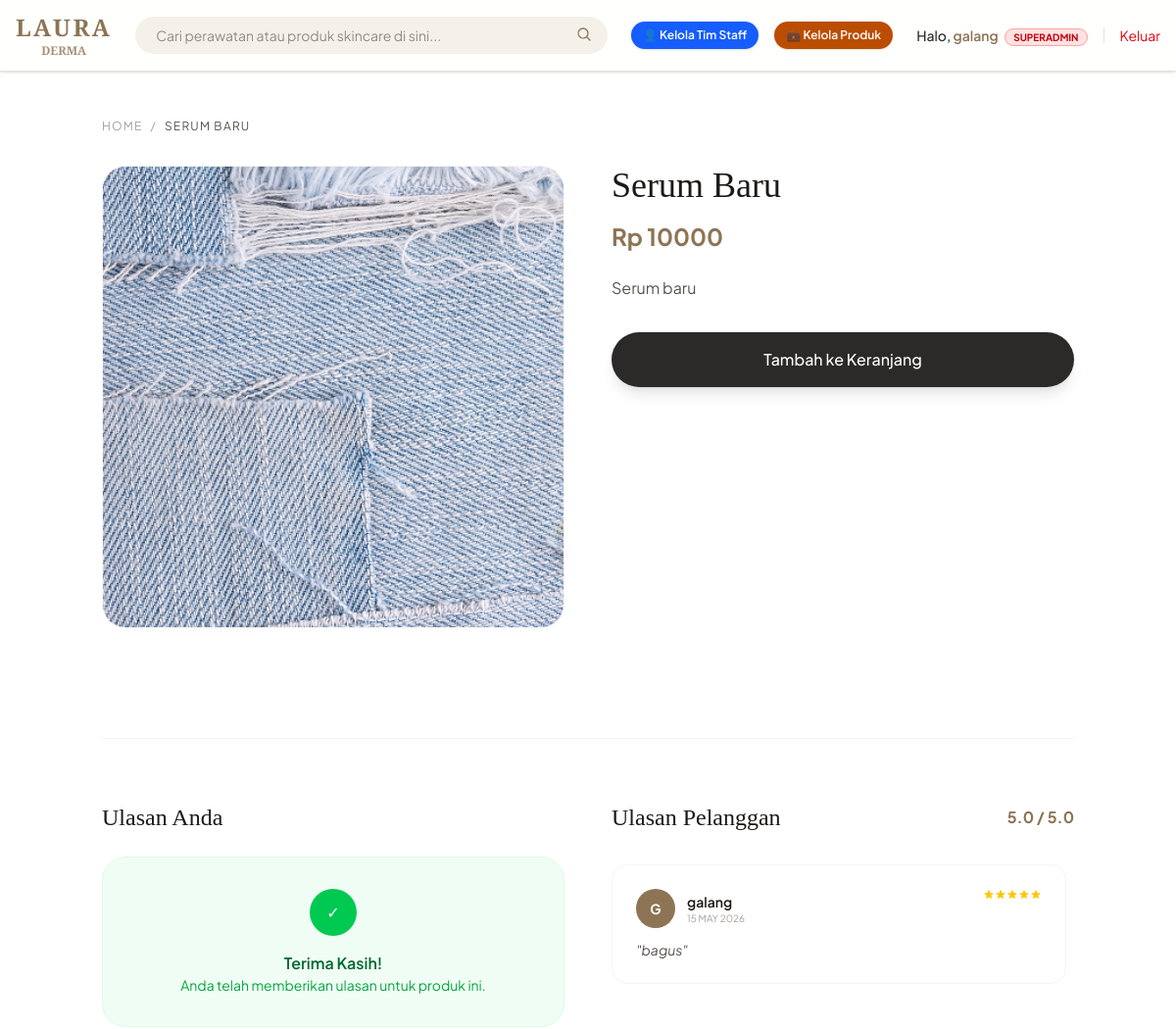
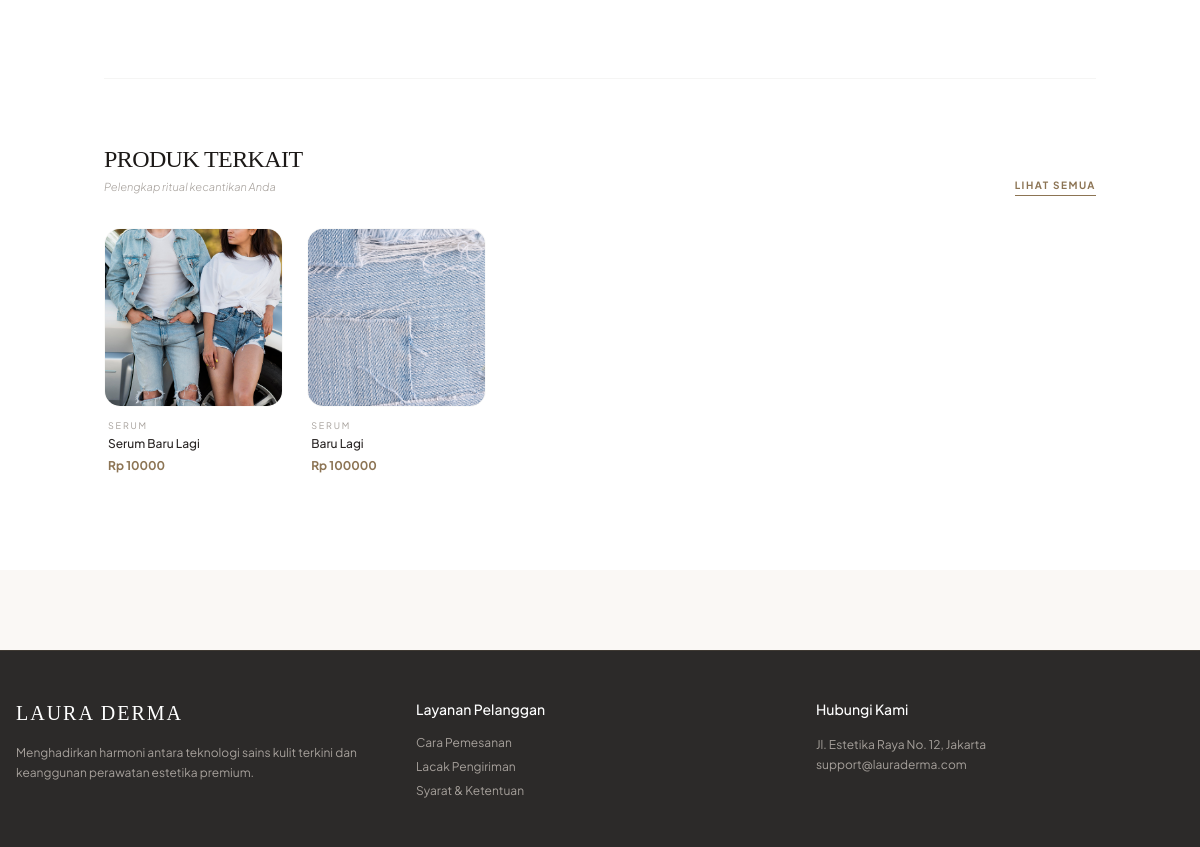
/produk/1/ (signed in), run on the app's committed database (2 pictures, top to bottom).
### toko/models.py (models this page shows, shortened)
class Produk(models.Model):
    kategori = models.ForeignKey(Kategori, on_delete=models.SET_NULL, null=True, blank=True, related_name='produk')
    nama = models.CharField(max_length=200)
    slug = models.SlugField(unique=True, max_length=250)
    gambar = models.ImageField(upload_to='produk/thumbnails/', blank=True, null=True)
    deskripsi = models.TextField(blank=True, null=True)
    harga = models.IntegerField()  # Menggunakan integer agar pas untuk mata uang Rupiah
    stok = models.IntegerField(default=0)
    is_flash_sale = models.BooleanField(default=False) # Penanda untuk masuk bagian diskon
    dibuat_pada = models.DateTimeField(auto_now_add=True)
    class Meta:
        verbose_name_plural = "Produk"

class Review(models.Model):
    produk = models.ForeignKey(Produk, on_delete=models.CASCADE, related_name='reviews')
    user = models.ForeignKey(User, on_delete=models.CASCADE)
    rating = models.IntegerField(default=5) # 1 sampai 5
    komentar = models.TextField()
    tanggal = models.DateTimeField(auto_now_add=True)

class Kategori(models.Model):
    nama = models.CharField(max_length=100)
    slug = models.SlugField(unique=True, max_length=150)
    class Meta:
        verbose_name_plural = "Kategori" # Agar di halaman admin tulisannya rapi

### toko/views.py (the view)
# urls.py: path('produk/<int:id>/', detail_produk, name='detail_produk'),
def detail_produk(request, id):
    produk = get_object_or_404(Produk, id=id)
    produk_terkait = Produk.objects.filter(kategori=produk.kategori).exclude(id=id)[:4]
    is_wishlisted = False
    is_liked = False
    reviews = produk.reviews.all().order_by('-tanggal')
    rata_rata_rating = reviews.aggregate(Avg('rating'))['rating__avg'] or 0
    user_sudah_review = False
    if request.user.is_authenticated:
        is_wishlisted = Wishlist.objects.filter(user=request.user, produk=produk).exists()
        is_liked = Like.objects.filter(user=request.user, produk=produk).exists()
        user_sudah_review = Review.objects.filter(produk=produk, user=request.user).exists()
    context = {
        'produk': produk,
        'produk_terkait': produk_terkait,
        'reviews': reviews,
        'is_wishlisted': is_wishlisted,
        'is_liked': is_liked,
        'rata_rata_rating': round(rata_rata_rating, 1),
        'jumlah_review': reviews.count(),
        'user_sudah_review': user_sudah_review,
    }
    return render(request, 'detail_produk.html', context)

### toko/context_processors.py (called while the page is built)
def wishlist_count(request):
    if request.user.is_authenticated:
        count = Wishlist.objects.filter(user=request.user).count()
    else:
        count = 0
    return {'wish_count': count}

### templates/detail_produk.html (shortened to what this page needs)
{% extends 'base.html' %}
{% block content %}
<section class="py-12 bg-white">
    <div class="container mx-auto px-4">
        <nav class="flex mb-8 text-xs text-stone-400 uppercase tracking-widest">
            <a href="{% url 'home' %}" class="hover:text-[#8C7454]">Home</a>
            <span class="mx-2">/</span>
            <span class="text-stone-600">{{ produk.nama }}</span>
        </nav>
        <div class="flex flex-col lg:flex-row gap-12">
            <div class="lg:w-1/2">
                <div class="sticky top-24">
                    <div class="aspect-square rounded-3xl overflow-hidden bg-[#F4F1EA] mb-4 border border-stone-100">
                        {% if produk.gambar %}
                            <img id="main-image" src="{{ produk.gambar.url }}" class="w-full h-full object-cover transition-opacity duration-300">
                        {% endif %}
                    </div>
                </div>
            </div>
            <div class="lg:w-1/2">
                <h1 class="text-4xl font-serif text-stone-900 mb-4">{{ produk.nama }}</h1>
                <p class="text-2xl font-bold text-[#8C7454] mb-6">Rp {{ produk.harga }}</p>
                <div class="text-stone-600 leading-relaxed mb-8 prose prose-sm">
                    {{ produk.deskripsi|linebreaks }}
                </div>
                <div class="flex gap-4 mb-10">
                    <button class="flex-1 bg-[#2C2A29] text-white py-4 rounded-full font-medium hover:bg-[#8C7454] transition-all shadow-lg">
                        Tambah ke Keranjang
                    </button>
                </div>
            </div>
        </div>
        <section class="mt-24 border-t border-stone-100 pt-16">
            <div class="flex flex-col lg:flex-row justify-between gap-12">
                <div class="w-full lg:w-1/2">
                    <h3 class="text-2xl font-serif text-stone-900 mb-6">Ulasan Anda</h3>
                    <div id="review-section-wrapper">
                        {% if user.is_authenticated %}
                            {% if user_sudah_review %}
                                <div class="p-8 bg-green-50 rounded-3xl border border-green-100 text-center">
                                    <div class="w-12 h-12 bg-green-500 rounded-full flex items-center justify-center mx-auto mb-4 text-white">✓</div>
                                    <h4 class="text-green-800 font-semibold">Terima Kasih!</h4>
                                    <p class="text-green-600 text-sm">Anda telah memberikan ulasan untuk produk ini.</p>
                                </div>
                            {% endif %}
                        {% else %}
                            <div class="p-8 bg-stone-50 rounded-3xl border border-dashed text-center">
                                <p class="text-sm text-stone-500">Silakan <a href="{% url 'login' %}" class="text-[#8C7454] underline font-bold">Login</a> untuk memberikan ulasan.</p>
                            </div>
                        {% endif %}
                    </div>
                </div>
                <div class="w-full lg:w-1/2">
                    <div class="flex items-center justify-between mb-8">
                        <h3 class="text-2xl font-serif text-stone-900">Ulasan Pelanggan</h3>
                        <span class="text-[#8C7454] font-bold">{{ rata_rata_rating|default:"0" }} / 5.0</span>
                    </div>
                    <div id="reviewContainer" class="space-y-6 max-h-[500px] overflow-y-auto pr-2 scrollbar-thin">
                        {% for review in reviews %}
                        <div class="bg-white border border-stone-100 p-6 rounded-2xl">
                            <div class="flex justify-between items-start mb-3">
                                <div class="flex items-center gap-3">
                                    <div class="w-10 h-10 rounded-full bg-[#8C7454] flex items-center justify-center text-white font-bold text-sm">
                                        {{ review.user.username|slice:":1"|upper }}
                                    </div>
                                    <div>
                                        <p class="font-semibold text-stone-900 text-sm">{{ review.user.username }}</p>
                                        <p class="text-[10px] text-stone-400 uppercase">{{ review.tanggal|date:"d M Y" }}</p>
                                    </div>
                                </div>
                                <div class="flex text-yellow-400">
                                    {% for i in "12345" %}
                                    <svg class="w-3 h-3 {% if forloop.counter <= review.rating %}fill-current{% else %}text-stone-200{% endif %}" viewBox="0 0 20 20"><path d="M9.049 2.927c.3-.921 1.603-.921 1.902 0l1.07 3.292a1 1 0 00.95.69h3.462c.969 0 1.371 1.24.588 1.81l-2.8 2.034a1 1 0 00-.364 1.118l1.07 3.292c.3.921-.755 1.688-1.54 1.118l-2.8-2.034a1 1 0 00-1.175 0l-2.8 2.034c-.784.57-1.838-.197-1.539-1.118l1.07-3.292a1 1 0 00-.364-1.118L2.98 8.72c-.783-.57-.38-1.81.588-1.81h3.461a1 1 0 00.951-.69l1.07-3.292z" /></svg>
                                    {% endfor %}
                                </div>
                            </div>
                            <p class="text-stone-600 text-sm italic">"{{ review.komentar }}"</p>
                        </div>
                        {% empty %}
                        <p id="no-review" class="text-stone-400 italic text-center py-10">Belum ada ulasan.</p>
                        {% endfor %}
                    </div>
                </div>
            </div>
        </section>
    </div>
    {% if produk_terkait %}
        <div class="container mx-auto px-4">
            <div class="mt-20 border-t border-stone-100 pt-16 pb-12">
                <div class="flex items-end justify-between mb-8">
                    <div>
                        <h2 class="text-xl md:text-2xl font-serif text-stone-900 uppercase tracking-tight">Produk Terkait</h2>
                        <p class="text-stone-400 text-[11px] mt-1 font-light italic">Pelengkap ritual kecantikan Anda</p>
                    </div>
                    <a href="{% url 'home' %}" class="text-[10px] font-bold uppercase tracking-[0.15em] text-[#8C7454] border-b border-[#8C7454] pb-0.5 hover:text-[#735F43] transition-colors">
                        Lihat Semua
                    </a>
                </div>
                <div class="grid grid-cols-2 sm:grid-cols-3 md:grid-cols-4 lg:grid-cols-5 gap-6">
                    {% for p in produk_terkait %}
                    <div class="group">
                        <div class="relative aspect-square rounded-2xl overflow-hidden bg-[#FAF8F5] mb-3 border border-stone-50 transition-all duration-300 group-hover:shadow-md">
                        </div>
                        <div class="px-1">
                            <p class="text-[9px] text-stone-400 uppercase tracking-[0.2em] mb-1">{{ p.kategori.nama }}</p>
                            <a href="{% url 'detail_produk' p.id %}">
                                <h4 class="text-xs font-medium text-stone-800 group-hover:text-[#8C7454] transition-colors line-clamp-1">
                                    {{ p.nama }}
                                </h4>
                            </a>
                            <p class="text-[#8C7454] text-xs font-bold mt-1.5">Rp {{ p.harga }}</p>
                        </div>
                    </div>
                    {% endfor %}
                </div>
            </div>
        </div>
    {% endif %}
</section>
{% endblock %}

### templates/partials/navbar.html (shortened to what this page needs)
<nav class="sticky top-0 z-50 bg-white/90 backdrop-blur-md border-b border-[#EAE3D2] shadow-sm">
    <div class="max-w-7xl mx-auto px-4 py-3 flex items-center justify-between gap-6">
        <a href="{% url 'home' %}" class="text-2xl font-semibold tracking-widest serif-font text-[#8C7454] block">
            LAURA<span class="text-xs block tracking-normal text-center text-[#A69076]">DERMA</span>
        </a>
        <div class="flex-1 max-w-2xl relative">
            <input type="text" placeholder="Cari perawatan atau produk skincare di sini..." class="w-full bg-[#F4F1EA] border border-transparent focus:border-[#8C7454] focus:bg-white rounded-full py-2 px-5 text-sm outline-none transition-all">
            <button class="absolute right-4 top-2.5 text-[#8C7454]">
                <svg xmlns="http://www.w3.org/2000/svg" fill="none" viewBox="0 0 24 24" stroke-width="2" stroke="currentColor" class="w-4 h-4"><path stroke-linecap="round" stroke-linejoin="round" d="m21 21-5.197-5.197m0 0A7.5 7.5 0 1 0 5.196 5.196a7.5 7.5 0 0 0 10.603 10.603Z" /></svg>
            </button>
        </div>
        <div class="flex items-center gap-6 text-[#2C2A29]">
            {% if user.is_authenticated %}
                <div class="flex items-center gap-4 text-sm">
                    {% if user.is_superuser %}
                        <a href="{% url 'kelola_staff' %}" class="bg-blue-600 text-white px-3 py-1.5 rounded-full text-xs font-semibold hover:bg-blue-700 transition-colors flex items-center gap-1 shadow-sm">
                            👤 Kelola Tim Staff
                        </a>
                        <a href="{% url 'kelola_produk' %}" class="bg-amber-700 text-white px-3 py-1.5 rounded-full text-xs font-semibold hover:bg-amber-800 transition-colors flex items-center gap-1 shadow-sm">
                            💼 Kelola Produk
                        </a>
                    {% elif user.is_staff %}
                        <a href="{% url 'kelola_produk' %}" class="bg-amber-700 text-white px-3 py-1.5 rounded-full text-xs font-semibold hover:bg-amber-800 transition-colors flex items-center gap-1 shadow-sm">
                            💼 Kelola Produk
                        </a>
                    {% endif %}
                    <div class="text-sm font-medium text-[#2C2A29] ml-2">
                        Halo, <span class="font-semibold text-[#8C7454]">{{ user.username }}</span>
                        {% if user.is_superuser %}
                            <span class="ml-1 text-[10px] bg-red-100 text-red-700 border border-red-300 px-2 py-0.5 rounded-full font-bold">SUPERADMIN</span>
                        {% elif user.is_staff %}
                            <span class="ml-1 text-[10px] bg-amber-100 text-amber-700 border border-amber-300 px-2 py-0.5 rounded-full font-bold">STAFF</span>
                        {% else %}
                            <span class="ml-1 text-[10px] bg-stone-100 text-stone-600 border border-stone-300 px-2 py-0.5 rounded-full font-bold">MEMBER</span>
                        {% endif %}
                    </div>
                    <a href="{% url 'logout' %}" class="text-sm text-red-600 hover:underline">Keluar</a>
                </div>
            {% endif %}
        </div>
    </div>
</nav>

### templates/base.html (style rules this page uses)
body { font-family: 'Plus Jakarta Sans', sans-serif; }
.serif-font { font-family: 'Playfair Display', serif; }

### data on the page
Produk: nama "SERUM BARU", gambar (picture), nama "Serum Baru", harga "10000", deskripsi "Serum baru"
Review: user.username "G", user.username "galang", tanggal "15 MAY 2026", rating 5 (drawn), komentar "bagus"
Produk: kategori.nama "SERUM", nama "Serum Baru Lagi", harga "10000"
Produk: kategori.nama "SERUM", nama "Baru Lagi", harga "100000"

### other printed values
{{ user.username }} "galang"
{{ rata_rata_rating|default:"0" }} "5.0"
